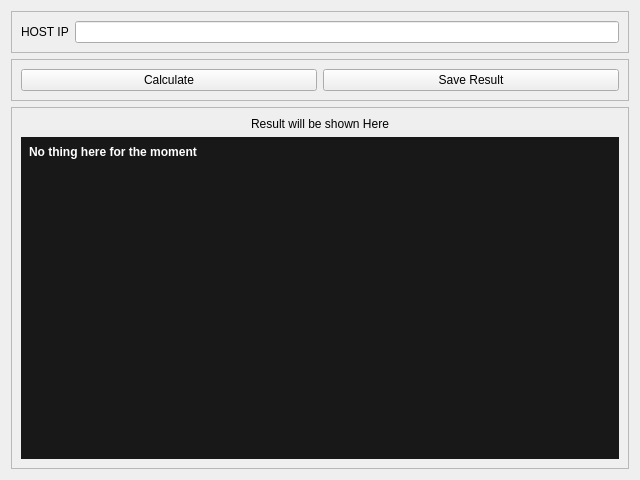
<?xml version="1.0" encoding="UTF-8"?>
<ui version="4.0">
 <class>BasicFrame</class>
 <widget class="QFrame" name="BasicFrame">
  <property name="geometry">
   <rect>
    <x>0</x>
    <y>0</y>
    <width>640</width>
    <height>480</height>
   </rect>
  </property>
  <property name="windowTitle">
   <string>Frame</string>
  </property>
  <property name="styleSheet">
   <string notr="true">#result {
	background-color: rgb(24, 24, 24);
	color: #fff;
	padding: 5px;
	font-weight: bold;
}</string>
  </property>
  <layout class="QVBoxLayout" name="verticalLayout_2">
   <item>
    <widget class="QFrame" name="frame">
     <property name="frameShape">
      <enum>QFrame::StyledPanel</enum>
     </property>
     <property name="frameShadow">
      <enum>QFrame::Raised</enum>
     </property>
     <layout class="QHBoxLayout" name="horizontalLayout">
      <item>
       <widget class="QLabel" name="label">
        <property name="text">
         <string>HOST IP</string>
        </property>
       </widget>
      </item>
      <item>
       <widget class="QLineEdit" name="ipEdit">
        <property name="inputMask">
         <string/>
        </property>
        <property name="text">
         <string/>
        </property>
        <property name="maxLength">
         <number>32767</number>
        </property>
        <property name="echoMode">
         <enum>QLineEdit::Normal</enum>
        </property>
        <property name="alignment">
         <set>Qt::AlignCenter</set>
        </property>
        <property name="placeholderText">
         <string/>
        </property>
        <property name="cursorMoveStyle">
         <enum>Qt::VisualMoveStyle</enum>
        </property>
       </widget>
      </item>
     </layout>
    </widget>
   </item>
   <item>
    <widget class="QFrame" name="frame_2">
     <property name="frameShape">
      <enum>QFrame::StyledPanel</enum>
     </property>
     <property name="frameShadow">
      <enum>QFrame::Raised</enum>
     </property>
     <layout class="QHBoxLayout" name="horizontalLayout_2">
      <item>
       <widget class="QPushButton" name="calculateBtn">
        <property name="text">
         <string>Calculate</string>
        </property>
       </widget>
      </item>
      <item>
       <widget class="QPushButton" name="saveBtn">
        <property name="text">
         <string>Save Result</string>
        </property>
       </widget>
      </item>
     </layout>
    </widget>
   </item>
   <item>
    <widget class="QFrame" name="resultFrame">
     <property name="frameShape">
      <enum>QFrame::StyledPanel</enum>
     </property>
     <property name="frameShadow">
      <enum>QFrame::Raised</enum>
     </property>
     <layout class="QVBoxLayout" name="verticalLayout">
      <item alignment="Qt::AlignTop">
       <widget class="QLabel" name="label_2">
        <property name="text">
         <string>Result will be shown Here</string>
        </property>
        <property name="alignment">
         <set>Qt::AlignCenter</set>
        </property>
       </widget>
      </item>
      <item>
       <widget class="QLabel" name="result">
        <property name="sizePolicy">
         <sizepolicy hsizetype="Expanding" vsizetype="Expanding">
          <horstretch>0</horstretch>
          <verstretch>0</verstretch>
         </sizepolicy>
        </property>
        <property name="text">
         <string>No thing here for the moment</string>
        </property>
        <property name="alignment">
         <set>Qt::AlignLeading|Qt::AlignLeft|Qt::AlignTop</set>
        </property>
        <property name="wordWrap">
         <bool>true</bool>
        </property>
        <property name="textInteractionFlags">
         <set>Qt::LinksAccessibleByMouse|Qt::TextSelectableByMouse</set>
        </property>
       </widget>
      </item>
     </layout>
    </widget>
   </item>
  </layout>
 </widget>
 <resources/>
 <connections/>
</ui>
